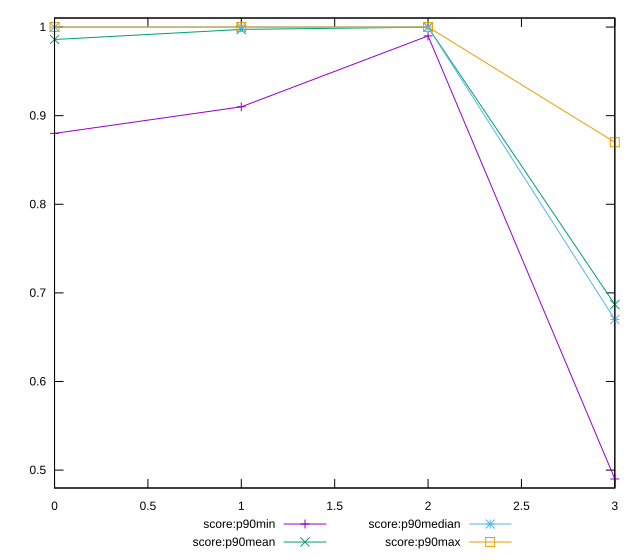

Here is the gnuplot script that generated this plot:
reset

$scoreP90Min <<EOF
0 0.88
1 0.91
2 0.99
3 0.49
EOF

$scoreP90Mean <<EOF
0 0.9859574468085106
1 0.997340425531915
2 0.9998924731182796
3 0.6869148936170215
EOF

$scoreP90Median <<EOF
0 1
1 1
2 1
3 0.67
EOF

$scoreP90Max <<EOF
0 1
1 1
2 1
3 0.87
EOF

set key outside below
set xrange [0:3]
set yrange [0.4798:1.0102]
set trange [0.4798:1.0102]
set terminal svg size 640, 560 enhanced background rgb 'white'
set output "reports/report_00027_2021-02-24T12-40-31.850Z/unused-css-rules/progression/score.svg"

plot $scoreP90Min title "score:p90min" with linespoints, \
     $scoreP90Mean title "score:p90mean" with linespoints, \
     $scoreP90Median title "score:p90median" with linespoints, \
     $scoreP90Max title "score:p90max" with linespoints

reset
